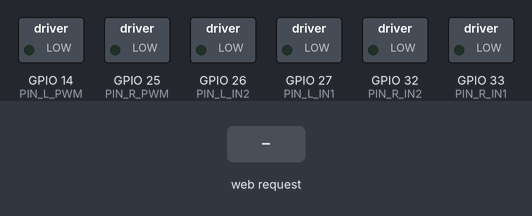
Simulated run of this sketch. Board: ESP32. On the bench: switched loads named in the sketch (green lamp = pin HIGH). The inputs (shaded band) are chosen by the test bench. What the sketch prints to the serial monitor is not drawn.

Above: at 1.2 s.
1.3 s: HTTP request GET /c?x=1 received
At 1.5 s:
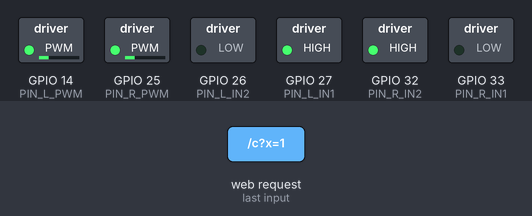
3.2 s: HTTP request GET /c?x=120 received
At 3.4 s:
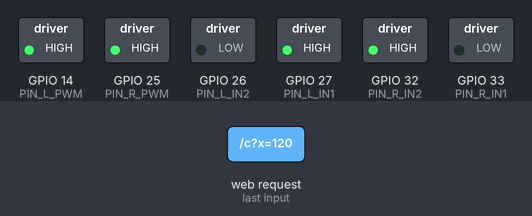
5.1 s: HTTP request GET /c?y=1 received
At 5.3 s:
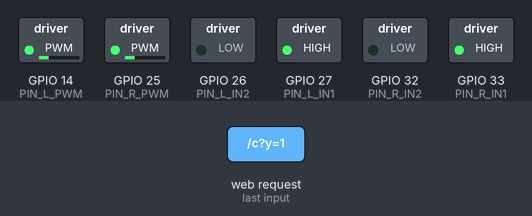
7.0 s: HTTP request GET /c?y=120 received
At 7.2 s:
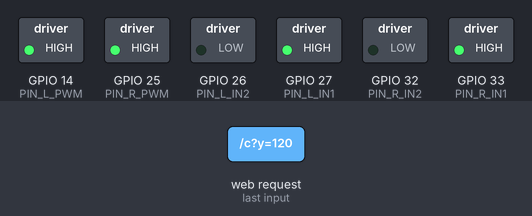
8.9 s: HTTP request GET /c?x=1&y=1 received
At 9.1 s:
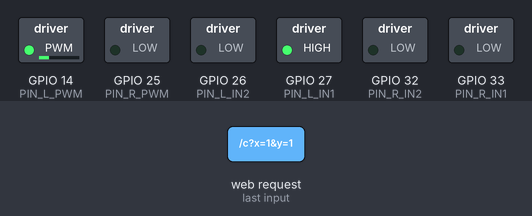
10.8 s: HTTP request GET /c?x=120&y=120 received
At 11.0 s:
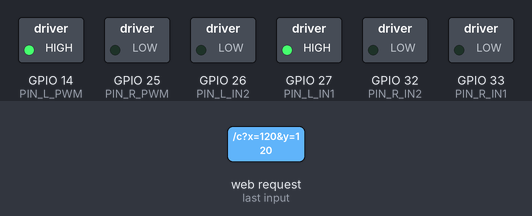
Timing chart, 0 to 13.7 s (numbered marks = the images above; inputs shaded):
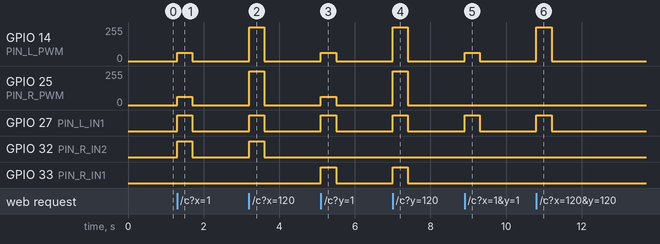

Measured:
- after the input at 1.3 s, GPIO 14 (PIN_L_PWM), GPIO 25 (PIN_R_PWM): 0/255 → 61/255 at once, → 0/255 0.40 s later; GPIO 27 (PIN_L_IN1), GPIO 32 (PIN_R_IN2): LOW → HIGH at once, → LOW 0.40 s later
- after the input at 3.2 s, GPIO 14 (PIN_L_PWM), GPIO 25 (PIN_R_PWM): 0/255 → 255/255 at once, → 0/255 0.40 s later; GPIO 27 (PIN_L_IN1), GPIO 32 (PIN_R_IN2): LOW → HIGH at once, → LOW 0.40 s later
- after the input at 5.1 s, GPIO 14 (PIN_L_PWM), GPIO 25 (PIN_R_PWM): 0/255 → 61/255 at once, → 0/255 0.40 s later; GPIO 27 (PIN_L_IN1), GPIO 33 (PIN_R_IN1): LOW → HIGH at once, → LOW 0.40 s later
- after the input at 7.0 s, GPIO 14 (PIN_L_PWM), GPIO 25 (PIN_R_PWM): 0/255 → 255/255 at once, → 0/255 0.40 s later; GPIO 27 (PIN_L_IN1), GPIO 33 (PIN_R_IN1): LOW → HIGH at once, → LOW 0.40 s later
- after the input at 8.9 s, GPIO 14 (PIN_L_PWM): 0/255 → 63/255 at once, → 0/255 0.40 s later; GPIO 27 (PIN_L_IN1): LOW → HIGH at once, → LOW 0.40 s later
- after the input at 10.8 s, GPIO 14 (PIN_L_PWM): 0/255 → 255/255 at once, → 0/255 0.40 s later; GPIO 27 (PIN_L_IN1): LOW → HIGH at once, → LOW 0.40 s later

The sketch:

esp32_rc_car.ino
```cpp
/* =============================================================
   ESP32 RC Car  —  phone-controlled over WiFi, no app needed
   -------------------------------------------------------------
   The ESP32 creates its own WiFi network. Connect your phone to
   it, open http://192.168.4.1 and drive with the on-screen stick.

   HARDWARE (2 DC motors, tank/differential steering)
     ESP32 dev board  +  L298N (or TB6612 / DRV8833) H-bridge

     ESP32 GPIO 14 -> ENA   (left  speed / PWM)
     ESP32 GPIO 27 -> IN1   (left  direction)
     ESP32 GPIO 26 -> IN2   (left  direction)
     ESP32 GPIO 25 -> ENB   (right speed / PWM)
     ESP32 GPIO 33 -> IN3   (right direction)
     ESP32 GPIO 32 -> IN4   (right direction)
     ESP32 GND     -> L298N GND        <-- REQUIRED common ground

   POWER
     Motors run off the battery pack through the driver's +12V in.
     Never drive motors from the ESP32's 5V/3V3 pin.
     If the pack is 7-12V you can feed the L298N's 5V output into
     the ESP32 VIN. Above 12V, remove the L298N jumper and use a
     separate regulator. Add a 470uF+ cap across the motor supply;
     motor inrush is the usual cause of random ESP32 reboots.

   IDE SETUP
     Boards Manager -> "esp32" by Espressif. Works on core 2.x and
     3.x (the PWM API changed between them; handled below).
   ============================================================= */

#include <WiFi.h>
#include <WebServer.h>

// ---------------- Things you may want to change ----------------
const char* AP_SSID = "ESP32-RC-Car";
const char* AP_PASS = "drive1234";       // min 8 chars, or "" for open

const int PIN_L_PWM = 14, PIN_L_IN1 = 27, PIN_L_IN2 = 26;
const int PIN_R_PWM = 25, PIN_R_IN1 = 33, PIN_R_IN2 = 32;

const bool INVERT_LEFT  = false;   // flip to true if a wheel spins backwards
const bool INVERT_RIGHT = false;

const int MIN_DUTY   = 60;    // 0-255. Cheap motors stall below ~25% duty,
                              // so the low end of the stick is mapped up to
                              // here. Lower it if the car creeps too fast.
const int FAILSAFE_MS = 400;  // stop if no command arrives for this long
// ---------------------------------------------------------------

const int PWM_FREQ = 20000;   // 20 kHz — above hearing, no motor whine
const int PWM_RES  = 8;       // 8-bit: duty 0..255
const int CH_L = 0, CH_R = 1; // LEDC channels (only used on core 2.x)

// The LEDC API changed in ESP32 Arduino core 3.0. These macros make the
// sketch compile on both, so you don't get "ledcSetup was not declared".
#if defined(ESP_ARDUINO_VERSION_MAJOR) && ESP_ARDUINO_VERSION_MAJOR >= 3
  #define PWM_SETUP(pin, ch)      ledcAttach(pin, PWM_FREQ, PWM_RES)
  #define PWM_WRITE(pin, ch, val) ledcWrite(pin, val)
#else
  #define PWM_SETUP(pin, ch)      do { ledcSetup(ch, PWM_FREQ, PWM_RES); \
                                       ledcAttachPin(pin, ch); } while (0)
  #define PWM_WRITE(pin, ch, val) ledcWrite(ch, val)
#endif

WebServer server(80);
unsigned long lastCmd = 0;
bool stopped = true;

// ------------------------- motor control -------------------------

// speed: -100 (full reverse) .. +100 (full forward)
void setMotor(int pwmPin, int ch, int in1, int in2, int speed, bool invert) {
  if (invert) speed = -speed;

  int mag = abs(speed);
  if (mag > 100) mag = 100;

  int duty = 0;
  if (mag > 0) duty = MIN_DUTY + (255 - MIN_DUTY) * mag / 100;

  if (duty == 0) {                 // coast
    digitalWrite(in1, LOW);
    digitalWrite(in2, LOW);
  } else if (speed > 0) {
    digitalWrite(in1, HIGH);
    digitalWrite(in2, LOW);
  } else {
    digitalWrite(in1, LOW);
    digitalWrite(in2, HIGH);
  }
  PWM_WRITE(pwmPin, ch, duty);
}

// x = steering (-100 left .. +100 right), y = throttle (-100 .. +100)
void drive(int x, int y) {
  int l = y + x;
  int r = y - x;

  // Scale both down instead of clipping, so turns keep their shape
  int peak = max(abs(l), abs(r));
  if (peak > 100) { l = l * 100 / peak; r = r * 100 / peak; }

  setMotor(PIN_L_PWM, CH_L, PIN_L_IN1, PIN_L_IN2, l, INVERT_LEFT);
  setMotor(PIN_R_PWM, CH_R, PIN_R_IN1, PIN_R_IN2, r, INVERT_RIGHT);
  stopped = (l == 0 && r == 0);
}

void stopAll() { drive(0, 0); }

// ------------------------- control page -------------------------

const char PAGE[] PROGMEM = R"HTML(<!DOCTYPE html><html><head>
<meta name="viewport" content="width=device-width,initial-scale=1,maximum-scale=1,user-scalable=no">
<title>RC Car</title><style>
*{box-sizing:border-box;margin:0;padding:0;-webkit-user-select:none;user-select:none}
html,body{height:100%;overflow:hidden;background:#101214;color:#e8eaed;
  font:500 15px/1.4 ui-monospace,SFMono-Regular,Menlo,monospace}
body{display:flex;flex-direction:column;align-items:center;
  justify-content:space-between;padding:18px 16px 28px;touch-action:none}
header{display:flex;align-items:center;gap:10px;letter-spacing:.14em;
  font-size:12px;text-transform:uppercase;color:#7d848c}
#dot{width:9px;height:9px;border-radius:50%;background:#39d353;
  box-shadow:0 0 10px #39d353;transition:background .2s,box-shadow .2s}
#dot.bad{background:#f0503a;box-shadow:0 0 10px #f0503a}
#base{position:relative;width:270px;height:270px;border-radius:50%;
  background:radial-gradient(circle at 50% 45%,#1c2025,#141719);
  border:1px solid #262b31;touch-action:none;flex:none}
#base::before,#base::after{content:"";position:absolute;background:#22272d}
#base::before{left:50%;top:14%;bottom:14%;width:1px;transform:translateX(-50%)}
#base::after{top:50%;left:14%;right:14%;height:1px;transform:translateY(-50%)}
#knob{position:absolute;left:50%;top:50%;width:96px;height:96px;
  margin:-48px 0 0 -48px;border-radius:50%;background:#e8eaed;
  box-shadow:0 6px 20px rgba(0,0,0,.6);transition:transform .12s ease-out}
#knob.live{transition:none}
.row{width:270px;display:flex;justify-content:space-between;
  font-size:12px;color:#7d848c;letter-spacing:.08em}
input[type=range]{width:270px;height:34px;background:none;-webkit-appearance:none}
input[type=range]::-webkit-slider-runnable-track{height:3px;background:#2b3138}
input[type=range]::-webkit-slider-thumb{-webkit-appearance:none;width:28px;
  height:28px;margin-top:-13px;border-radius:50%;background:#e8eaed}
</style></head><body>

<header><span id="dot"></span><span id="status">connected</span></header>

<div id="base"><div id="knob"></div></div>

<div style="width:270px">
  <div class="row"><span>power</span><span id="pct">70%</span></div>
  <input id="pow" type="range" min="20" max="100" value="70">
</div>

<script>
var x=0,y=0,R=87,busy=false,drag=false;
var base=document.getElementById('base'),knob=document.getElementById('knob'),
    dot=document.getElementById('dot'),status=document.getElementById('status'),
    pow=document.getElementById('pow'),pct=document.getElementById('pct');

pow.oninput=function(){pct.textContent=pow.value+'%'};

function place(e){
  var b=base.getBoundingClientRect();
  var dx=e.clientX-(b.left+b.width/2), dy=e.clientY-(b.top+b.height/2);
  var d=Math.hypot(dx,dy);
  if(d>R){dx=dx*R/d; dy=dy*R/d;}
  knob.style.transform='translate('+dx+'px,'+dy+'px)';
  x=dx/R; y=-dy/R;
}
function release(){
  drag=false; x=0; y=0;
  knob.classList.remove('live');
  knob.style.transform='translate(0,0)';
  send();
}
base.addEventListener('pointerdown',function(e){
  drag=true; knob.classList.add('live');
  base.setPointerCapture(e.pointerId); place(e);
});
base.addEventListener('pointermove',function(e){ if(drag) place(e); });
base.addEventListener('pointerup',release);
base.addEventListener('pointercancel',release);
window.addEventListener('blur',release);

// Sends ~14x/sec. This doubles as the heartbeat: if the car stops
// hearing from us it cuts the motors on its own.
function send(){
  if(busy) return;
  busy=true;
  var s=pow.value/100;
  fetch('/c?x='+Math.round(x*100*s)+'&y='+Math.round(y*100*s))
    .then(function(){ dot.className=''; status.textContent='connected'; })
    .catch(function(){ dot.className='bad'; status.textContent='signal lost'; })
    .then(function(){ busy=false; });
}
setInterval(send,70);
</script></body></html>)HTML";

// --------------------------- handlers ---------------------------

void handleRoot() { server.send_P(200, "text/html", PAGE); }

void handleCmd() {
  int x = server.hasArg("x") ? server.arg("x").toInt() : 0;
  int y = server.hasArg("y") ? server.arg("y").toInt() : 0;
  drive(constrain(x, -100, 100), constrain(y, -100, 100));
  lastCmd = millis();
  server.send(200, "text/plain", "ok");
}

// ----------------------------- setup -----------------------------

void setup() {
  Serial.begin(115200);

  int dirPins[] = {PIN_L_IN1, PIN_L_IN2, PIN_R_IN1, PIN_R_IN2};
  for (int p : dirPins) { pinMode(p, OUTPUT); digitalWrite(p, LOW); }

  PWM_SETUP(PIN_L_PWM, CH_L);
  PWM_SETUP(PIN_R_PWM, CH_R);
  stopAll();

  WiFi.mode(WIFI_AP);
  WiFi.softAP(AP_SSID, AP_PASS);
  Serial.print("Join \"");
  Serial.print(AP_SSID);
  Serial.print("\" then open http://");
  Serial.println(WiFi.softAPIP());   // 192.168.4.1

  server.on("/", handleRoot);
  server.on("/c", handleCmd);
  server.onNotFound(handleRoot);
  server.begin();

  lastCmd = millis();
}

void loop() {
  server.handleClient();

  // Failsafe — without this the car keeps its last command forever
  // when the phone locks, the tab closes, or you walk out of range.
  if (!stopped && millis() - lastCmd > FAILSAFE_MS) stopAll();
}

/* =============================================================
   VARIANT: one drive motor + steering servo (true RC car layout)

   Install the "ESP32Servo" library, then:

     #include <ESP32Servo.h>
     Servo steer;
     const int PIN_SERVO = 13;
     const int CENTER = 90, THROW = 40;   // trim CENTER if it pulls

     // in setup():
     steer.setPeriodHertz(50);
     steer.attach(PIN_SERVO, 500, 2400);

     // replace drive() with:
     void drive(int x, int y) {
       steer.write(CENTER + THROW * x / 100);
       setMotor(PIN_L_PWM, CH_L, PIN_L_IN1, PIN_L_IN2, y, INVERT_LEFT);
       stopped = (y == 0);
     }

   Everything else — the page, the failsafe, the mixing limits — is
   unchanged. Center the servo before bolting on the steering link.
   ============================================================= */
```
